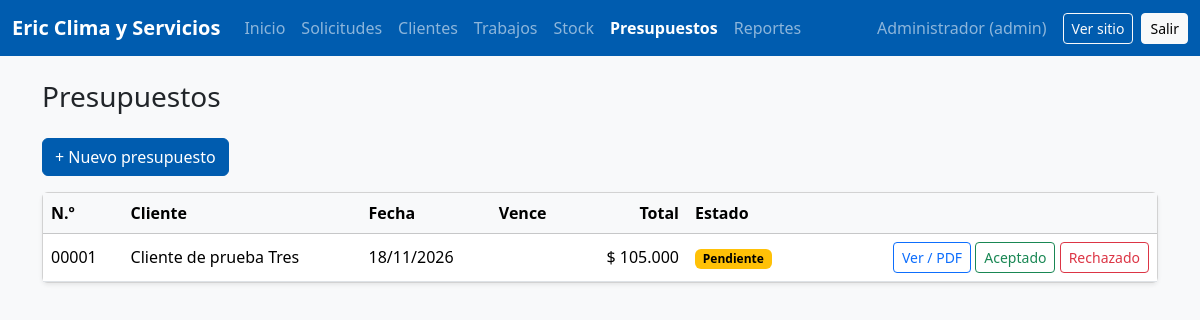
The page /admin/presupuestos.php (signed in) on the database its author committed.
### tables this page shows
CREATE TABLE presupuestos (
    id          INT AUTO_INCREMENT PRIMARY KEY,
    cliente_id  INT NOT NULL,
    fecha       DATE NOT NULL,
    vence       DATE NULL,
    total       DECIMAL(12,2) NOT NULL DEFAULT 0,
    estado      ENUM('pendiente','aceptado','rechazado','vencido') NOT NULL DEFAULT 'pendiente',
    CONSTRAINT fk_presupuestos_cliente FOREIGN KEY (cliente_id) REFERENCES clientes(id) ON DELETE RESTRICT
);

CREATE TABLE clientes (
    id          INT AUTO_INCREMENT PRIMARY KEY,
    nombre      VARCHAR(120) NOT NULL,
    telefono    VARCHAR(30)  NOT NULL,
    email       VARCHAR(120) NULL,
    direccion   VARCHAR(150) NOT NULL,
    localidad   VARCHAR(80)  NOT NULL DEFAULT 'Bahía Blanca',
    activo      TINYINT(1) NOT NULL DEFAULT 1,
    fecha_alta  DATETIME NOT NULL DEFAULT CURRENT_TIMESTAMP,
    INDEX idx_clientes_nombre (nombre),
    INDEX idx_clientes_telefono (telefono)
);

### web/app/config.php (called while the page is built, shortened)
<?php
function e($texto): string
{
    return htmlspecialchars((string)$texto, ENT_QUOTES, 'UTF-8');
}
function pesos($n): string
{
    return '$ ' . number_format((float)$n, 0, ',', '.');
}

### web/app/auth.php (called while the page is built, shortened)
<?php
require_once __DIR__ . '/config.php';
function usuario_actual(): ?array
{
    return $_SESSION['usuario'] ?? null;
}

### web/admin/presupuestos.php (the view, shortened to what this page needs)
<?php
require_once __DIR__ . '/../app/auth.php';
require_once __DIR__ . '/../app/layout.php';
$db = db();
$db->exec("UPDATE presupuestos SET estado = 'vencido' WHERE estado = 'pendiente' AND vence < CURDATE()");
$presupuestos = $db->query(
    'SELECT p.*, c.nombre AS cliente FROM presupuestos p JOIN clientes c ON c.id = p.cliente_id
     ORDER BY p.fecha DESC, p.id DESC')->fetchAll();
$clientes   = $db->query('SELECT id, nombre, direccion FROM clientes WHERE activo = 1 ORDER BY nombre')->fetchAll();
$servicios  = $db->query('SELECT nombre, precio_base AS precio FROM servicios ORDER BY nombre')->fetchAll();
$materiales = $db->query("SELECT CONCAT(nombre, ' (', unidad, ')') AS nombre, precio FROM materiales ORDER BY nombre")->fetchAll();
layout_inicio('Presupuestos', 'presupuestos');
?>
<?php if (isset($_GET['nuevo'])): ?>
    <form method="post" class="card card-body shadow-sm mb-4" id="form-presupuesto">
        <h2 class="h5">Nuevo presupuesto</h2>
        <?= csrf_campo() ?><input type="hidden" name="accion" value="nuevo">
        <div class="row g-3 mb-3">
            <div class="col-md-6">
                <label class="form-label">Cliente *</label>
                <select class="form-select" name="cliente_id" required>
                    <option value="">Elegí…</option>
                    <?php foreach ($clientes as $c): ?>
                        <option value="<?= $c['id'] ?>"><?= e($c['nombre'] . ' - ' . $c['direccion']) ?></option>
                    <?php endforeach; ?>
                </select>
            </div>
            <div class="col-md-3">
                <label class="form-label">Vence</label>
                <input class="form-control" type="date" name="vence">
                <div class="form-text">Vacío = 15 días.</div>
            </div>
            <div class="col-md-3">
                <label class="form-label">Agregar rápido</label>
                <select class="form-select" id="rapido">
                    <option value="">Servicio o material…</option>
                    <optgroup label="Servicios">
                        <?php foreach ($servicios as $s): ?><option data-precio="<?= (float)$s['precio'] ?>"><?= e($s['nombre']) ?></option><?php endforeach; ?>
                    </optgroup>
                    <optgroup label="Materiales">
                        <?php foreach ($materiales as $m): ?><option data-precio="<?= (float)$m['precio'] ?>"><?= e($m['nombre']) ?></option><?php endforeach; ?>
                    </optgroup>
                </select>
            </div>
        </div>
        <table class="table align-middle">
            <thead class="table-light"><tr><th>Descripción</th><th style="width:120px">Cantidad</th><th style="width:170px">Precio unit.</th><th style="width:150px" class="text-end">Subtotal</th><th style="width:50px"></th></tr></thead>
            <tbody id="items"></tbody>
        </table>
        <div class="d-flex justify-content-between align-items-center">
            <button type="button" class="btn btn-outline-primary btn-sm" id="agregar">+ Agregar renglón</button>
            <div class="fs-5 fw-bold">Total: <span id="total">$ 0</span></div>
        </div>
        <div class="mt-3">
            <button class="btn btn-marca">Guardar presupuesto</button>
            <a class="btn btn-link" href="presupuestos.php">Cancelar</a>
        </div>
    </form>
    <template id="fila">
        <tr>
            <td><input class="form-control form-control-sm" name="descripcion[]" maxlength="150"></td>
            <td><input class="form-control form-control-sm" name="cantidad[]" type="number" step="0.01" min="0" value="1"></td>
            <td><input class="form-control form-control-sm" name="precio[]" type="number" step="0.01" min="0"></td>
            <td class="text-end subtotal">$ 0</td>
            <td><button type="button" class="btn btn-sm btn-outline-danger quitar" title="Quitar">×</button></td>
        </tr>
    </template>
    <script>
    const tbody = document.getElementById('items');
    const plantilla = document.getElementById('fila');
    const formato = n => n.toLocaleString('es-AR', { style: 'currency', currency: 'ARS' });
    function agregarFila(desc = '', precio = '') {
        const fila = plantilla.content.cloneNode(true);
        fila.querySelector('[name="descripcion[]"]').value = desc;
        fila.querySelector('[name="precio[]"]').value = precio;
        tbody.appendChild(fila);
        recalcular();
    }
    function recalcular() {
        let total = 0;
        tbody.querySelectorAll('tr').forEach(tr => {
            const cant = parseFloat(tr.querySelector('[name="cantidad[]"]').value) || 0;
            const precio = parseFloat(tr.querySelector('[name="precio[]"]').value) || 0;
            tr.querySelector('.subtotal').textContent = formato(cant * precio);
            total += cant * precio;
        });
        document.getElementById('total').textContent = formato(total);
    }
    document.getElementById('agregar').onclick = () => agregarFila();
    tbody.addEventListener('input', recalcular);
    tbody.addEventListener('click', ev => {
        if (ev.target.classList.contains('quitar')) { ev.target.closest('tr').remove(); recalcular(); }
    });
    document.getElementById('rapido').onchange = ev => {
        const op = ev.target.selectedOptions[0];
        if (op.dataset.precio) agregarFila(op.textContent, op.dataset.precio);
        ev.target.value = '';
    };
    agregarFila();
    </script>
<?php else: ?>
    <a class="btn btn-marca mb-3" href="presupuestos.php?nuevo=1">+ Nuevo presupuesto</a>
<?php endif; ?>
<div class="card shadow-sm">
    <div class="table-responsive">
        <table class="table align-middle mb-0">
            <thead class="table-light"><tr><th>N.º</th><th>Cliente</th><th>Fecha</th><th>Vence</th><th class="text-end">Total</th><th>Estado</th><th></th></tr></thead>
            <tbody>
            <?php foreach ($presupuestos as $p): ?>
                <tr>
                    <td><?= str_pad($p['id'], 5, '0', STR_PAD_LEFT) ?></td>
                    <td><?= e($p['cliente']) ?></td>
                    <td><?= date('d/m/Y', strtotime($p['fecha'])) ?></td>
                    <td><?= $p['vence'] ? date('d/m/Y', strtotime($p['vence'])) : '' ?></td>
                    <td class="text-end"><?= pesos($p['total']) ?></td>
                    <td><?= badge_estado($p['estado']) ?></td>
                    <td class="text-end text-nowrap">
                        <a class="btn btn-sm btn-outline-primary" href="presupuesto.php?id=<?= $p['id'] ?>">Ver / PDF</a>
                        <?php if ($p['estado'] === 'pendiente'): ?>
                            <form method="post" class="d-inline">
                                <button class="btn btn-sm btn-outline-success" name="estado" value="aceptado">Aceptado</button>
                                <button class="btn btn-sm btn-outline-danger" name="estado" value="rechazado">Rechazado</button>
                            </form>
                        <?php endif; ?>
                    </td>
                </tr>
            <?php endforeach; ?>
            </tbody>
        </table>
    </div>
</div>
<?php layout_fin();

### web/app/layout.php (shortened to what this page needs)
<?php
function layout_inicio(string $titulo, string $activo = ''): void
{
    $u = usuario_actual();
    $menu = [
        'index'       => 'Inicio',
        'solicitudes' => 'Solicitudes',
        'clientes'    => 'Clientes',
        'trabajos'    => 'Trabajos',
        'materiales'  => 'Stock',
        'presupuestos' => 'Presupuestos',
    ];
    if (es_admin()) $menu['reportes'] = 'Reportes';
    ?>
<!doctype html>
<html lang="es">
<head>
    <link href="https://cdn.jsdelivr.net/npm/bootstrap@5.3.3/dist/css/bootstrap.min.css" rel="stylesheet">
    <link href="../assets/css/estilos.css" rel="stylesheet">
</head>
<body class="bg-light">
<nav class="navbar navbar-expand-lg navbar-dark bg-marca">
    <div class="container-fluid">
        <a class="navbar-brand fw-bold" href="index.php"><?= e(EMPRESA) ?></a>
        <div class="collapse navbar-collapse" id="menu">
            <ul class="navbar-nav me-auto">
                <?php foreach ($menu as $pagina => $texto): ?>
                    <li class="nav-item">
                        <a class="nav-link <?= $activo === $pagina ? 'active fw-semibold' : '' ?>" href="<?= $pagina ?>.php"><?= $texto ?></a>
                    </li>
                <?php endforeach; ?>
            </ul>
            <span class="navbar-text me-3"><?= e($u['nombre']) ?> (<?= e($u['rol']) ?>)</span>
            <a class="btn btn-sm btn-outline-light me-2" href="../public/index.php" target="_blank">Ver sitio</a>
            <a class="btn btn-sm btn-light" href="logout.php">Salir</a>
        </div>
    </div>
</nav>
<main class="container py-4">
    <h1 class="h3 mb-4"><?= e($titulo) ?></h1>
<?php
}
function layout_fin(): void
{
    ?>
</main>
</body>
</html>
<?php
}
function badge_estado(string $estado): string
{
    $colores = ['pendiente' => 'warning', 'agendado' => 'primary', 'realizado' => 'success', 'cancelado' => 'secondary',
                'contactado' => 'info', 'convertida' => 'success', 'descartada' => 'secondary',
                'aceptado' => 'success', 'rechazado' => 'danger', 'vencido' => 'secondary'];
    return '<span class="badge text-bg-' . ($colores[$estado] ?? 'light') . '">' . e(ucfirst($estado)) . '</span>';
}

### web/assets/css/estilos.css (style rules this page uses)
:root { --marca: #005caf; --marca-oscuro: #00468c; --marca-claro: #e8f1fb; }
.bg-marca { background-color: var(--marca) !important; }
.btn-marca { background-color: var(--marca); border-color: var(--marca); color: #fff; }

### rows shown on the page
presupuestos: id "00001", cliente.nombre "Cliente de prueba Tres", fecha "18/11/2026", total "$ 105.000", estado "Pendiente"

### other values the page prints
EMPRESA "Eric Clima y Servicios"
$texto "Inicio"
$texto "Solicitudes"
$texto "Clientes"
$texto "Trabajos"
$texto "Stock"
$texto "Presupuestos"
$texto "Reportes"
$u['nombre'] "Administrador"
$u['rol'] "admin"
$titulo "Presupuestos"
